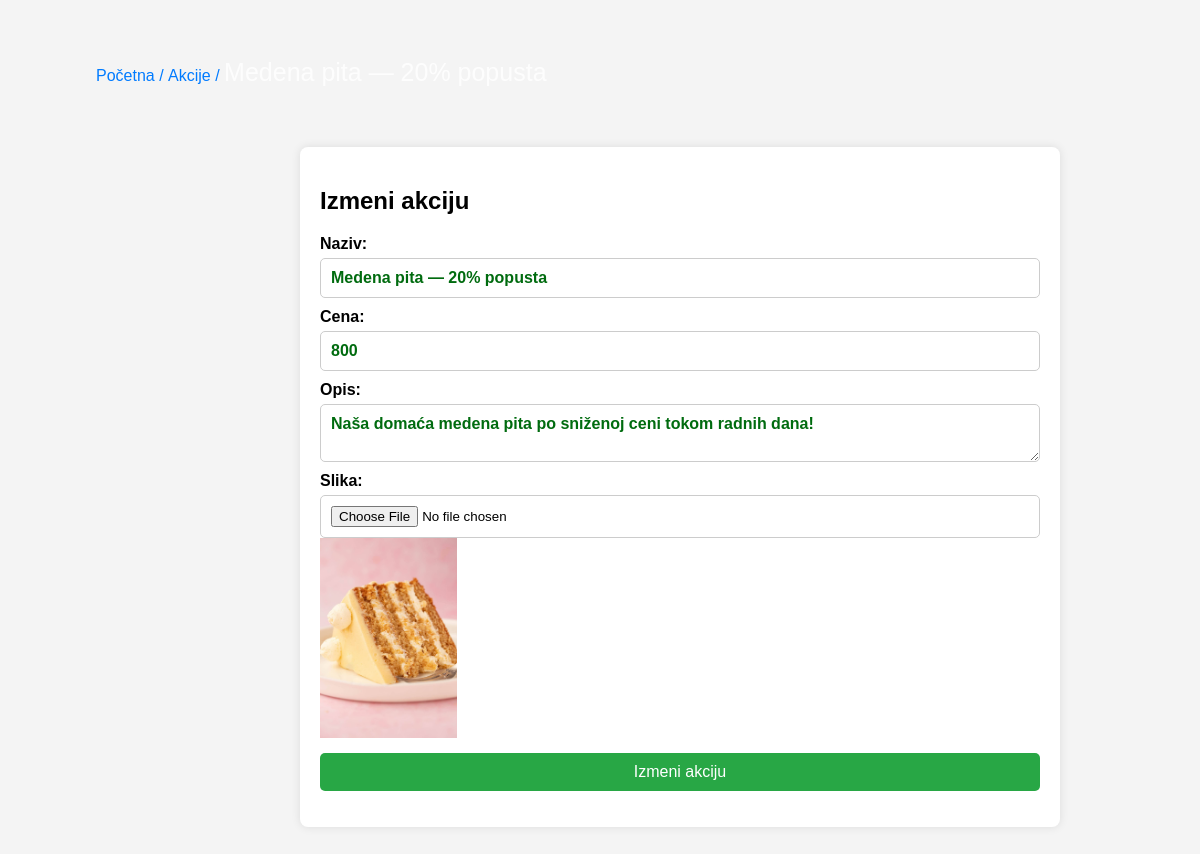
Screenshot of /admin/view/editAkciju.php?id=10 with the database file from the repository.
### tables this page shows
CREATE TABLE IF NOT EXISTS `akcije` (
  `id` int(10) unsigned NOT NULL AUTO_INCREMENT,
  `proizvod_id` int(10) unsigned DEFAULT NULL,
  `naziv` varchar(128) NOT NULL,
  `opis` varchar(255) NOT NULL,
  `cena` double NOT NULL,
  `zalihe` int(11) NOT NULL,
  `slika` varchar(255) NOT NULL,
  PRIMARY KEY (`id`)
);

### admin/model/editAkcijuModel.php (called while the page is built, shortened)
<?php
include_once("../config/database.php");
if(isset($_GET["id"])){
$akcija_id = mysqli_real_escape_string($con, $_GET["id"]);
$query = "SELECT * FROM akcije WHERE id='$akcija_id'";
$query_run = mysqli_query($con, $query);
if ($query_run && mysqli_num_rows($query_run) > 0) {
    $akcija = mysqli_fetch_array($query_run);
} else {
    die("Greška: Akcija nije pronađena.");
}
}
?>

### admin/view/editAkciju.php (the view, shortened to what this page needs)
<?php
include "../model/editAkcijuModel.php";
?>
<html lang="en">
<head>
    <link rel="stylesheet" href="../public/dodajAkciju.css">
    <link rel="stylesheet" href="../public/breadcrumb.css">
</head>
<body>
    <div>
    <div aria-label="breadcrumb">
        <ol class="breadcrumb">
            <li class="breadcrumb-item"><a href="/Poslasticarnica/admin/admin-dashboard.php">Početna /</a></li>
            <li class="breadcrumb-item"><a href="/Poslasticarnica/admin/admin-dashboard.php?page=akcije">Akcije /</a></li>
            <li class="breadcrumb-item active" aria-current="page"><?= $akcija['naziv'] ?></li>
        </ol>
</div>
<div class="container">
    <h2 id="dodaj-akciju">Izmeni akciju</h2>
    <form action="../model/editAkcijutModel.php?id=<?=$akcija['id'] ?>" method="POST" enctype="multipart/form-data">
        <label for="naziv">Naziv:</label>
         <input type="text" name="naziv" value="<?= $akcija['naziv']?>">
        <label for="cena">Cena:</label>
        <input type="number" name="cena"  value="<?= $akcija['cena']?>">
        <label for="opis">Opis:</label>
        <textarea name="opis" type="text"><?= $akcija['opis'] ?></textarea>
        <label for="slika">Slika:</label>
        <input type="file" name="slika">
        <?php if (!empty($akcija['slika'])): ?>
                    <div>
                        <img src="/Poslasticarnica/<?= $akcija['slika'] ?>" alt="Trenutna slika" style="max-width: 200px; max-height: 200px;">
                    </div>
                <?php endif; ?>
        <button type="submit" name="edit-akciju">Izmeni akciju</button>
    </form>
</div>
</body>
</html>

### admin/public/dodajAkciju.css (style rules this page uses)
body { font-family: Arial, sans-serif; background-color: #f4f4f4; margin: 0; padding: 0; }
.container { width: 60%; margin: 50px 300px ; background: white; padding: 20px; box-shadow: 0px 0px 10px rgba(0, 0, 0, 0.1); border-radius: 8px; }
label { font-weight: bold; display: block; margin-top: 10px; }
input[type="text"], input[type="number"], textarea { font-weight: bold; font-size: medium; font-family: Arial, sans-serif; color: rgb(0, 107, 15); }
input[type="text"], input[type="email"], input[type="password"], input[type="number"], textarea, input[type="file"] { width: 100%; padding: 10px; margin-top: 5px; border: 1px solid #ccc; border-radius: 5px; }
button { width: 100%; padding: 10px; background-color: #28a745; color: white; border: none; cursor: pointer; font-size: 16px; margin-top: 15px; border-radius: 5px; }

### admin/public/breadcrumb.css (style rules this page uses)
.breadcrumb { margin: 3em; margin-left: 6em; background-color: transparent; padding: 10px 0; list-style: none; margin-bottom: 20px; }
.breadcrumb-item { display: inline; font-size: 1em; }
.breadcrumb-item a { color: #007bff; text-decoration: none; }
.breadcrumb-item.active { font-size: 25px; color: #fdfdfd; }

### rows the page displays
akcije: naziv "Medena pita — 20% popusta", cena "800", opis "Naša domaća medena pita po sniženoj ceni tokom radnih dana!", slika (picture)
